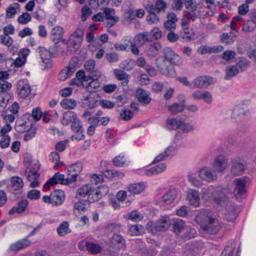
#> input picture samples/0-TCGA-BA-5558-01Z-00-DX1_0_7_520.jpg, 256 x 256 px; its folder holds only this picture in this run
$ python -i app.py   (imports and definitions only)
#> lines starting #> are read from the running program, lines starting #| are printed output that depends on the picture; after the words box and inside, x2 and y2 are one past the last pixel; in counts of white or black regions, pixels touching at a corner belong together
import os, sys, json, threading, webbrowser
import numpy as np
import cv2
from PIL import Image, ImageDraw
from flask import Flask, jsonify, request, send_from_directory, render_template

# ── Frozen-path handling (PyInstaller exe vs. plain python app.py) ─────────
if getattr(sys, 'frozen', False):
    BUNDLE_DIR = sys._MEIPASS                     # bundled assets in temp dir (read-only)
    APP_DIR    = os.path.dirname(sys.executable)  # exe location — writable, persistent
else:
    BUNDLE_DIR = os.path.dirname(os.path.abspath(__file__))
    APP_DIR    = BUNDLE_DIR

BASE_DIR = APP_DIR
ANN_DIR  = os.path.join(APP_DIR, 'annotations')
# [5 lines not run here, left out]

REGION_LABELS = {
    0: "Background", 1: "Neoplastic", 2: "Inflammatory",
    3: "Connective", 4: "Dead", 5: "Epithelial"
}
REGION_COLORS = {
    0: (255, 255, 255), 1: (255, 0, 0), 2: (0, 0, 255),
    3: (0, 255, 0),     4: (128, 128, 128), 5: (255, 255, 0)
}
# Reverse map: label name → class index
LABEL_TO_IDX = {v: k for k, v in REGION_LABELS.items()}

IMAGE_EXTS = {'.jpg', '.jpeg', '.png', '.tif', '.tiff'}

def is_mask_file(name):
    n = name.lower()
    return '_inst_map' in n or '_sem_map' in n or n.startswith('mask_')

# [39 lines left out: functions list_images, list_masks, find_paired_mask, guess_mask, not called in this run]

def _read_mask_gray(mask_path):
    mask = cv2.imread(mask_path, cv2.IMREAD_UNCHANGED)
#> mask is the input picture: shape (256, 256, 3); mean B, G, R 153.3, 101.1, 151.7
    if mask is None:
        return None
    if mask.ndim == 3:
        mask = cv2.cvtColor(mask, cv2.COLOR_BGR2GRAY)
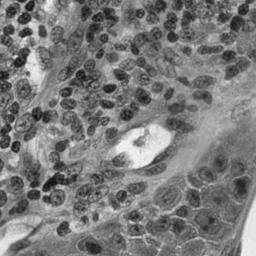
#> mask: shape (256, 256); min 12, max 247, mean 122.2
    return mask

def _binary_to_polys(binary, max_polys=300, min_area=20, epsilon_factor=0.008):
    """Convert a uint8 binary mask to simplified polygon point lists."""
    contours, _ = cv2.findContours(binary, cv2.RETR_EXTERNAL, cv2.CHAIN_APPROX_SIMPLE)
    polys = []
    for cnt in contours:
        if len(polys) >= max_polys:
            break
        if cv2.contourArea(cnt) < min_area:
            continue
        eps = epsilon_factor * cv2.arcLength(cnt, True)
        approx = cv2.approxPolyDP(cnt, eps, True)
        pts = approx.reshape(-1, 2).tolist()
        if len(pts) >= 3:
            polys.append(pts)
    return polys

# [39 lines left out: function _instance_with_semantic, not called in this run]

def mask_to_polygons(mask_path, max_polys=300, min_area=20, epsilon_factor=0.008):
    mask = _read_mask_gray(mask_path)
    if mask is None:
        return []
    unique_vals = np.unique(mask)
#> unique_vals = 233 values from 12 to 247
    unique_vals = unique_vals[unique_vals > 0]
    polygons = []
    for val in unique_vals[:max_polys]:
        binary = ((mask == val).astype(np.uint8)) * 255
        for pts in _binary_to_polys(binary, max_polys - len(polygons), min_area, epsilon_factor):
            polygons.append({'points': pts, 'instance_id': int(val)})
#> this loop made 233 passes
#> pass 1, in mask_to_polygons, `binary = ((mask == val).astype(np.uint8)) * 255`:
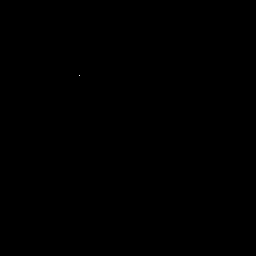
#> binary: shape (256, 256); 0% white in thin lines or dots, all inside (x1, y1, x2, y2) = (79, 75, 80, 76)
#> after the loop, polygons = []
    return polygons

def _is_class_map(unique_vals):
    """True when all non-zero pixel values match a REGION_LABELS key."""
    return len(unique_vals) > 0 and all(int(v) in REGION_LABELS for v in unique_vals)

def hex_to_rgb_list(hex_color):
    """Convert #RRGGBB to [R, G, B] list — QuPath 0.4+ color array format."""
    return [int(hex_color[1:3], 16), int(hex_color[3:5], 16), int(hex_color[5:7], 16)]

# ── Routes ────────────────────────────────────────────────────────────────────

# [3 lines that did not run here, left out]

# [3 lines that did not run here, left out]

# [3 lines that did not run here, left out]

# [4 lines that did not run here, left out]

# [3 lines that did not run here, left out]

# [7 lines that did not run here, left out]

# [71 lines that did not run here, left out]

# [54 lines that did not run here, left out]

# [7 lines that did not run here, left out]

# [7 lines that did not run here, left out]

# [52 lines that did not run here, left out]

# [53 lines that did not run here, left out]

# [23 lines not run here, left out]

>>> result = mask_to_polygons('samples/0-TCGA-BA-5558-01Z-00-DX1_0_7_520.jpg')
#> result = []

$ run again, on samples/1-TCGA-BA-5558-01Z-00-DX1_0_2_624.jpg
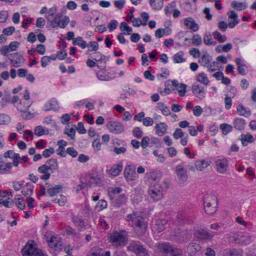
#> input picture samples/1-TCGA-BA-5558-01Z-00-DX1_0_2_624.jpg, 256 x 256 px
#> in _read_mask_gray, mask is the input picture: shape (256, 256, 3); mean B, G, R 151.2, 98, 152.9
#> in _read_mask_gray, `mask = cv2.cvtColor(mask, cv2.COLOR_BGR2GRAY)`:
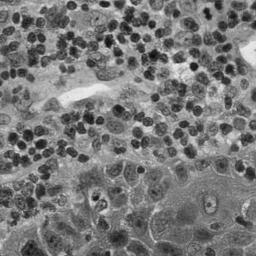
#> mask: shape (256, 256); min 8, max 240, mean 120.5
#> unique_vals = 231 values from 8 to 240
#> the loop in mask_to_polygons, `for val in unique_vals[:max_polys]:` made 231 passes
#> after the loop in mask_to_polygons, `for val in unique_vals[:max_polys]:`: polygons = []

$ run again, on samples/2-TCGA-BA-5558-01Z-00-DX1_0_1_728.jpg
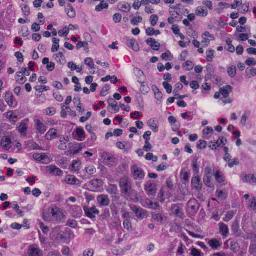
#> input picture samples/2-TCGA-BA-5558-01Z-00-DX1_0_1_728.jpg, 256 x 256 px
#> in _read_mask_gray, mask is the input picture: shape (256, 256, 3); mean B, G, R 154.9, 103.6, 155.7
#> in _read_mask_gray, `mask = cv2.cvtColor(mask, cv2.COLOR_BGR2GRAY)`:
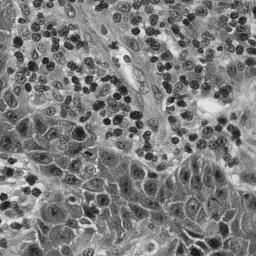
#> mask: shape (256, 256); min 12, max 239, mean 125.1
#> unique_vals = 227 values from 12 to 239
#> the loop in mask_to_polygons, `for val in unique_vals[:max_polys]:` made 227 passes
#> after the loop in mask_to_polygons, `for val in unique_vals[:max_polys]:`: polygons = []

$ run again, on samples/3-TCGA-BA-5558-01Z-00-DX1_0_3_832.jpg
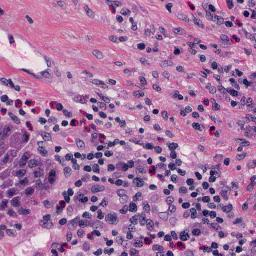
#> input picture samples/3-TCGA-BA-5558-01Z-00-DX1_0_3_832.jpg, 256 x 256 px
#> in _read_mask_gray, mask is the input picture: shape (256, 256, 3); mean B, G, R 163.3, 117.4, 168.3
#> in _read_mask_gray, `mask = cv2.cvtColor(mask, cv2.COLOR_BGR2GRAY)`:
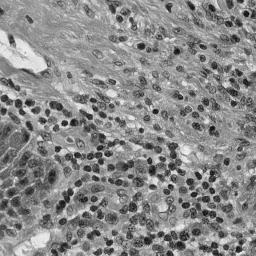
#> mask: shape (256, 256); min 7, max 248, mean 137.8
#> unique_vals = 237 values from 7 to 248
#> the loop in mask_to_polygons, `for val in unique_vals[:max_polys]:` made 237 passes
#> after the loop in mask_to_polygons, `for val in unique_vals[:max_polys]:`: polygons = []
